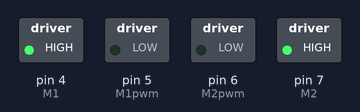
Bench run of a sketch on a simulated Arduino Uno, built with avr-gcc and run on an emulated ATmega328P. On the bench: switched loads named in the sketch (green lamp = pin HIGH).

Above: at 0.1 s.
Timing chart, 0 to 1.6 s (numbered marks = the images above):
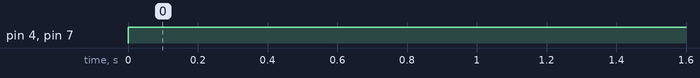

Measured:
- by itself, pin 4 (M1), pin 7 (M2): LOW → HIGH at 0.00 s

The sketch:

MotorTesting.ino
```cpp
#define M1   4
#define M1pwm  5
#define M2 7
#define M2pwm 6

void setup() {
  pinMode(M1, OUTPUT);
  pinMode(M1pwm, OUTPUT);
  pinMode(M2, OUTPUT);
  pinMode(M2pwm, OUTPUT);
}

void loop() {
  mdrive(255, 255);
}

void mdrive(int m1, int m2) {
  if (m1 > 0) {
    if (m1 > 255) {
      m1 = 255;
    }
    digitalWrite(M1, HIGH);
    analogWrite(M1pwm, 255 - m1);
  } else {
    if (m1 < -255) {
      m1 = -255;
    }
    digitalWrite(M1, LOW);
    analogWrite(M1pwm, m1 * -1);
  }

  if (m2 > 0) {
    if (m2 > 255) {
      m2 = 255;
    }
    digitalWrite(M2, HIGH);
    analogWrite(M2pwm, 255 - m2);
  } else {
    if (m2 < -255) {
      m2 = -255;
    }
    digitalWrite(M2, LOW);
    analogWrite(M2pwm, m2 * -1);
  }
}
```
